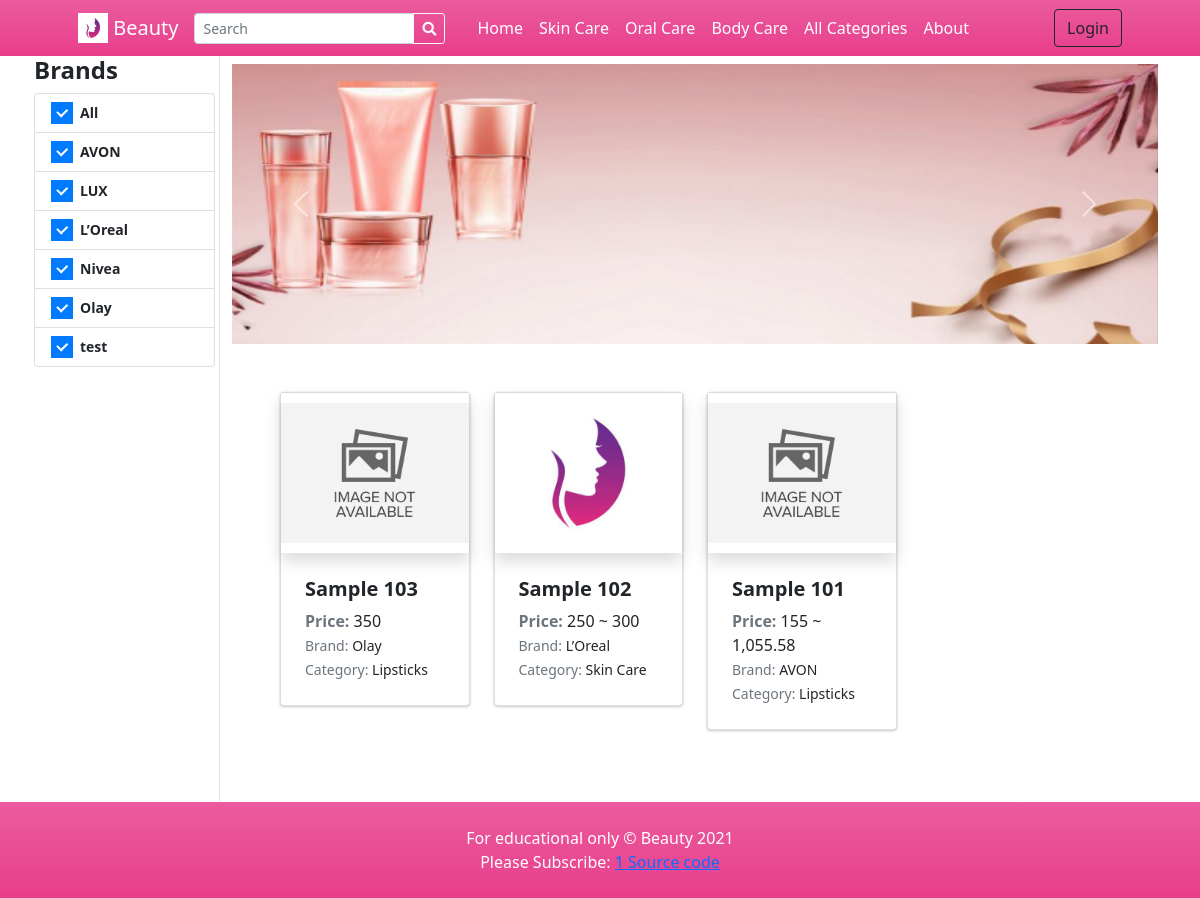
The page / on the database its author committed.
### tables this page shows
CREATE TABLE `categories` (
  `id` int(30) NOT NULL,
  `category` varchar(250) NOT NULL,
  `description` text DEFAULT NULL,
  `status` tinyint(1) NOT NULL DEFAULT 1,
  `delete_flag` tinyint(1) NOT NULL DEFAULT 0,
  `date_created` datetime NOT NULL DEFAULT current_timestamp()
);

CREATE TABLE `brands` (
  `id` int(30) NOT NULL,
  `name` varchar(250) NOT NULL,
  `description` text DEFAULT NULL,
  `image_path` text DEFAULT NULL,
  `status` tinyint(1) NOT NULL DEFAULT 1,
  `delete_flag` tinyint(1) NOT NULL DEFAULT 0,
  `date_created` datetime NOT NULL DEFAULT current_timestamp()
);

CREATE TABLE `products` (
  `id` int(30) NOT NULL,
  `brand_id` int(30) NOT NULL,
  `category_id` int(30) NOT NULL,
  `name` varchar(250) NOT NULL,
  `specs` text NOT NULL,
  `status` tinyint(1) NOT NULL DEFAULT 1,
  `delete_flag` tinyint(1) NOT NULL DEFAULT 0,
  `date_created` datetime NOT NULL DEFAULT current_timestamp()
);

### classes/DBConnection.php (called while the page is built, shortened)
<?php
class DBConnection{
    private $host = DB_SERVER;
    private $username = DB_USERNAME;
    private $password = DB_PASSWORD;
    private $database = DB_NAME;
    public $conn;
    public function __construct(){
        if (!isset($this->conn)) {
            $this->conn = new mysqli($this->host, $this->username, $this->password, $this->database);
        }
    }
}
?>

### classes/SystemSettings.php (called while the page is built, shortened)
<?php
class SystemSettings extends DBConnection{
	function userdata($field = ''){
		if(!empty($field)){
			if(isset($_SESSION['userdata'][$field]))
				return $_SESSION['userdata'][$field];
			else
				return null;
		}else{
			return false;
		}
	}
	function info($field=''){
		if(!empty($field)){
			if(isset($_SESSION['system_info'][$field]))
				return $_SESSION['system_info'][$field];
			else
				return false;
		}else{
			return false;
		}
	}
}
$_settings = new SystemSettings();
?>

### config.php (called while the page is built, shortened)
<?php
require_once('classes/DBConnection.php');
require_once('classes/SystemSettings.php');
function validate_image($file){
	if(!empty($file)){
        $ex = explode("?",$file);
        $file = $ex[0];
        $ts = isset($ex[1]) ? "?".$ex[1] : '';
		if(is_file(base_app.$file)){
			return base_url.$file.$ts;
		}else{
			return base_url.'dist/img/no-image-available.png';
		}
	}else{
		return base_url.'dist/img/no-image-available.png';
	}
}
function format_num($number = '' , $decimal = ''){
    if(is_numeric($number)){
        $ex = explode(".",$number);
        $decLen = isset($ex[1]) ? strlen($ex[1]) : 0;
        if(is_numeric($decimal)){
            return number_format($number,$decimal);
        }else{
            return number_format($number,$decLen);
        }
    }else{
        return "Invalid Input";
    }
}
?>

### home.php (the view, shortened to what this page needs)
<section class="py-0">
    <div class="container">
    <div class="row">
        <div class="col-lg-2 px-1 border-right text-sm position-sticky ">
            <h4><b>Brands</b></h4>
            <ul class="list-group">
                <a href="" class="list-group-item list-group-item-action">
                    <div class="icheck-primary d-inline">
                        <label for="brandAll">
                             All
                        </label>
                    </div>
                </a>
                <?php
                $qry = $conn->query("SELECT * FROM brands where status =1 order by name asc");
                while($row=$qry->fetch_assoc()):
                ?>
                <li class="list-group-item list-group-item-action">
                    <div class="icheck-primary d-inline">
                        <label for="brand-item-<?php echo $row['id'] ?>">
                                <?php echo $row['name'] ?>
                        </label>
                    </div>
                </li>
                <?php endwhile; ?>
            </ul>
        </div>
        <div class="col-lg-10 py-2">
            <div class="row">
                <div class="col-md-12">
                    <div id="carouselExampleControls" class="carousel slide bg-dark" data-ride="carousel">
                        <div class="carousel-inner">
                            <?php
                                $upload_path = "uploads/banner";
                                if(is_dir(base_app.$upload_path)):
                                $file= scandir(base_app.$upload_path);
                                $_i = 0;
                                    foreach($file as $img):
                                        if(in_array($img,array('.','..')))
                                            continue;
                                $_i++;
                            ?>
                            <div class="carousel-item h-100 <?php echo $_i == 1 ? "active" : '' ?>">
                                <img src="<?php echo validate_image($upload_path.'/'.$img) ?>" class="d-block w-100  h-100" alt="<?php echo $img ?>">
                            </div>
                            <?php endforeach; ?>
                            <?php endif; ?>
                        </div>
                        <button class="carousel-control-prev" type="button" data-target="#carouselExampleControls" data-slide="prev">
                            <span class="carousel-control-prev-icon" aria-hidden="true"></span>
                        </button>
                        <button class="carousel-control-next" type="button" data-target="#carouselExampleControls" data-slide="next">
                            <span class="carousel-control-next-icon" aria-hidden="true"></span>
                        </button>
                        </div>
                </div>
            </div>
            <div class="container px-4 px-lg-5 mt-5">
                <div class="row gx-4 gx-lg-4 row-cols-md-3 row-cols-xl-4 ">
                    <?php
                        $where = "";
                        $products = $conn->query("SELECT p.*,b.name as bname,c.category FROM `products` p inner join brands b on p.brand_id = b.id inner join categories c on p.category_id = c.id where p.status = 1 {$where} order by rand() ");
                        while($row = $products->fetch_assoc()):
                            $upload_path = base_app.'/uploads/product_'.$row['id'];
                            $img = "";
                            if(is_dir($upload_path)){
                                $fileO = scandir($upload_path);
                                if(isset($fileO[2]))
                                    $img = "uploads/product_".$row['id']."/".$fileO[2];
                            }
                            foreach($row as $k=> $v){
                                $row[$k] = trim(stripslashes($v));
                            }
                            $inventory = $conn->query("SELECT distinct(`price`) FROM inventory where product_id = ".$row['id']." order by `price` asc");
                            $inv = array();
                            while($ir = $inventory->fetch_assoc()){
                                $inv[] = format_num($ir['price']);
                            }
                            $price = '';
                            if(isset($inv[0]))
                            $price .= $inv[0];
                            if(count($inv) > 1){
                            $price .= " ~ ".$inv[count($inv) - 1];
                            }
                    ?>
                    <div class="col mb-5">
                        <a class="card product-item text-reset text-decoration-none" href=".?p=view_product&id=<?php echo md5($row['id']) ?>">
                            <div class="overflow-hidden shadow product-holder">
                            <img class="card-img-top w-100 product-cover" src="<?php echo validate_image($img) ?>" alt="..." />
                            </div>
                            <div class="card-body p-4">
                                <div class="">
                                    <h5 class="fw-bolder"><?php echo $row['name'] ?></h5>
                                        <span><b class="text-muted">Price: </b><?php echo $price ?></span>
                                </div>
                                <p class="m-0"><small><span class="text-muted">Brand:</span> <?php echo $row['bname'] ?></small></p>
                                <p class="m-0"><small><span class="text-muted">Category:</span> <?php echo $row['category'] ?></small></p>
                            </div>
                        </a>
                    </div>
                    <?php endwhile; ?>
                </div>
            </div>
        </div>
    </div>
    </div>
</section>

### index.php (shortened to what this page needs)
<?php require_once('config.php'); ?>
<!DOCTYPE html>
<html lang="en">
<?php require_once('inc/header.php') ?>
<body>
  <?php require_once('inc/topBarNav.php') ?>
  <?php $page = isset($_GET['p']) ? $_GET['p'] : 'home';  ?>
  <?php
  if (!file_exists($page . ".php") && !is_dir($page)) {
    include '404.html';
  } else {
    if (is_dir($page))
      include $page . '/index.php';
    else
      include $page . '.php';
  }
  ?>
  <?php require_once('inc/footer.php') ?>
</body>
</html>

### inc/header.php (shortened to what this page needs)
<head>
    <link rel="stylesheet" href="<?php echo base_url ?>plugins/fontawesome-free/css/all.min.css">
    <link rel="stylesheet" href="<?php echo base_url ?>plugins/tempusdominus-bootstrap-4/css/tempusdominus-bootstrap-4.min.css">
  <link rel="stylesheet" href="<?php echo base_url ?>plugins/datatables-bs4/css/dataTables.bootstrap4.min.css">
  <link rel="stylesheet" href="<?php echo base_url ?>plugins/datatables-responsive/css/responsive.bootstrap4.min.css">
  <link rel="stylesheet" href="<?php echo base_url ?>plugins/datatables-buttons/css/buttons.bootstrap4.min.css">
  <link rel="stylesheet" href="<?php echo base_url ?>plugins/select2/css/select2.min.css">
  <link rel="stylesheet" href="<?php echo base_url ?>plugins/select2-bootstrap4-theme/select2-bootstrap4.min.css">
    <link rel="stylesheet" href="<?php echo base_url ?>plugins/icheck-bootstrap/icheck-bootstrap.min.css">
    <link rel="stylesheet" href="<?php echo base_url ?>plugins/jqvmap/jqvmap.min.css">
    <link rel="stylesheet" href="<?php echo base_url ?>dist/css/adminlte.css">
    <link rel="stylesheet" href="<?php echo base_url ?>dist/css/custom.css">
    <link rel="stylesheet" href="<?php echo base_url ?>assets/css/styles.css">
    <link rel="stylesheet" href="<?php echo base_url ?>plugins/overlayScrollbars/css/OverlayScrollbars.min.css">
    <link rel="stylesheet" href="<?php echo base_url ?>plugins/daterangepicker/daterangepicker.css">
    <link rel="stylesheet" href="<?php echo base_url ?>plugins/summernote/summernote-bs4.min.css">
  <link rel="stylesheet" href="<?php echo base_url ?>plugins/sweetalert2-theme-bootstrap-4/bootstrap-4.min.css">
  </head>

### inc/topBarNav.php (shortened to what this page needs)
<nav class="navbar navbar-expand-lg navbar-dark bg-gradient-pink">
  <div class="container px-4 px-lg-5 ">
    <a class="navbar-brand" href="./">
      <img src="<?php echo validate_image($_settings->info('logo')) ?>" width="30" height="30" class="d-inline-block align-top" alt="" loading="lazy">
      <?php echo $_settings->info('short_name') ?>
    </a>
    <form class="form-inline" id="search-form">
      <div class="input-group">
        <input class="form-control form-control-sm form " type="search" placeholder="Search" aria-label="Search" name="search" value="<?php echo isset($_GET['search']) ? $_GET['search'] : "" ?>" aria-describedby="button-addon2">
        <div class="input-group-append">
          <button class="btn btn-outline-light btn-sm m-0" type="submit" id="button-addon2"><i class="fa fa-search"></i></button>
        </div>
      </div>
    </form>
    <div class="collapse navbar-collapse" id="navbarSupportedContent">
      <ul class="navbar-nav me-auto mb-2 mb-lg-0 ms-lg-4">
        <li class="nav-item"><a class="nav-link text-white" aria-current="page" href="./">Home</a></li>
        <?php
        $cat_qry = $conn->query("SELECT * FROM categories where status = 1  limit 3");
        $count_cats = $conn->query("SELECT * FROM categories where status = 1 ")->num_rows;
        while ($crow = $cat_qry->fetch_assoc()):
        ?>
          <li class="nav-item"><a class="nav-link text-white" aria-current="page" href="./?p=products&c=<?php echo md5($crow['id']) ?>"><?php echo $crow['category'] ?></a></li>
        <?php endwhile; ?>
        <?php if ($count_cats > 3): ?>
          <li class="nav-item"><a class="nav-link text-white" href="./?p=view_categories">All Categories</a></li>
        <?php endif; ?>
        <li class="nav-item"><a class="nav-link text-white" href="./?p=about">About</a></li>
      </ul>
      <div class="d-flex align-items-center">
        <?php if ($_settings->userdata('id') > 0 && $_settings->userdata('login_type') == 2): ?>
          <a class="text-dark mr-2 nav-link text-white" href="./?p=cart">
            <i class="bi-cart-fill me-1"></i>
            Cart
            <span class="badge bg-dark text-white ms-1 rounded-pill" id="cart-count">
              <?php
              $count = $conn->query("SELECT SUM(quantity) as items from `cart` where client_id =" . $_settings->userdata('id'))->fetch_assoc()['items'];
              echo ($count > 0 ? $count : 0);
              ?>
            </span>
          </a>
          <a href="./?p=my_account" class="text-dark  nav-link text-white"><b> Hi, <?php echo $_settings->userdata('firstname') ?>!</b></a>
          <a href="logout.php" class="text-dark  nav-link text-white"><i class="fa fa-sign-out-alt"></i></a>
        <?php else: ?>
          <button class="btn btn-outline-dark ml-2" id="login-btn" type="button">Login</button>
        <?php endif; ?>
      </div>
    </div>
  </div>
</nav>

### inc/footer.php (shortened to what this page needs)
<footer class="py-4 bg-gradient-pink">
            <div class="container">
              <p class="m-0 text-center text-white">For educational only &copy; <?php echo $_settings->info('short_name') ?> 2021</p>
              <p class="m-0 text-center text-white">Please Subscribe: <a href="https://1sourcecodr.blogspot.com/">1 Source code</a></p>
          </div>
        </footer>

### home.php (style rules this page uses)
.carousel-item>img { object-fit:fill !important; }
#carouselExampleControls .carousel-inner { height:280px !important; }

### rows shown on the page
categories: category "Skin Care"
categories: category "Oral Care"
categories: category "Body Care"
brands: name "AVON"
brands: name "LUX"
brands: name "L’Oreal"
brands: name "Nivea"
brands: name "Olay"
brands: name "test"
products: name "Sample 103", price "350", brand.name "Olay", category.category "Lipsticks"
products: shows a picture, name "Sample 102", price "250 ~ 300", brand.name "L’Oreal", category.category "Skin Care"
products: name "Sample 101", price "155 ~ 1,055.58", brand.name "AVON", category.category "Lipsticks"

### other values the page prints
$_settings->info('short_name') "Beauty"
